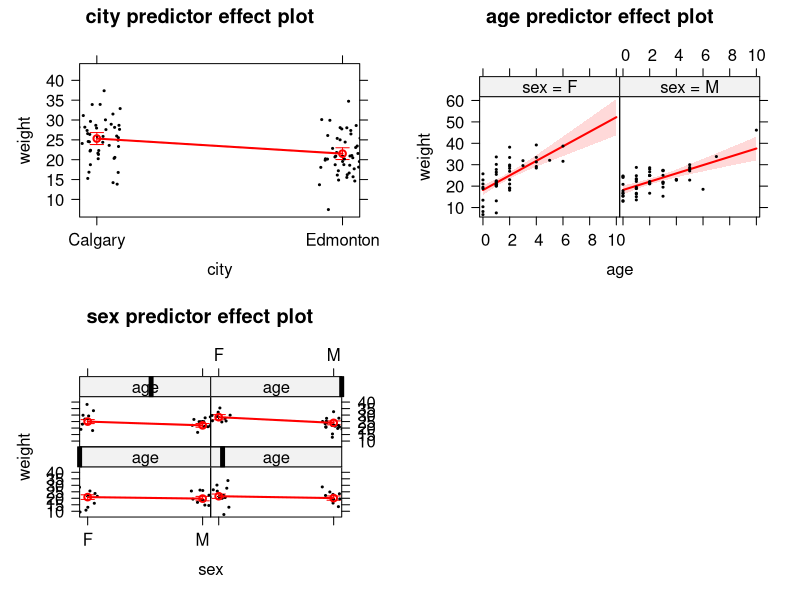
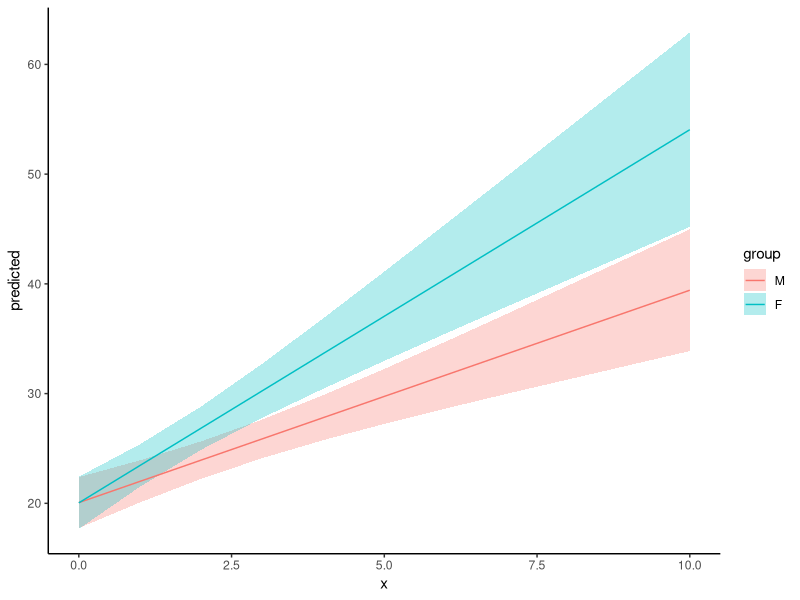
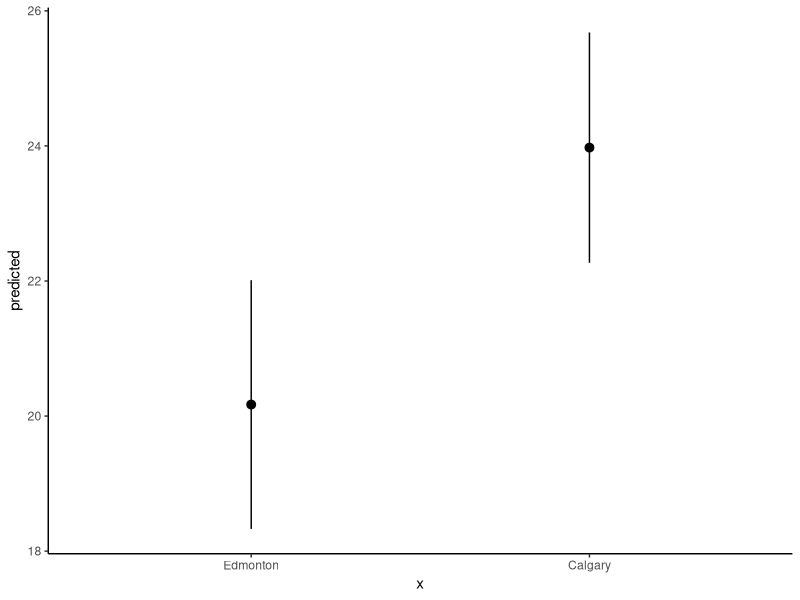

R code for these plots, in order:
# Generate some bat data
setwd("~/Documents/ecoStats2020/03 Linear models 2")

set.seed(1)
N <- 100 #Sample size
var1 <- sample(c('Edmonton','Calgary'),N,replace=TRUE) #Sampling site
var2 <- round(rexp(N,0.5)) #Age of bats
var3 <- sample(c('F','M'),N,replace=TRUE) #Sex
dat <- data.frame(city=var1,age=var2,sex=var3)
modMat <- model.matrix(~city+age*sex,data=dat)
coefs <- c(20,-3,3,0,-1) #Coefficients
sd <- 3
weight <- abs(rnorm(N,modMat%*%coefs,5)) #Reflecting boundary
weight[weight<5] <- weight[weight<5]+rexp(sum(weight<5),0.2) #Feed those tiny bats more food!
dat$weight <- weight
rm(var1,var2,var3,modMat,coefs,sd,N,weight) #Cleanup
write.csv(dat,file='batDat.csv')

batMod <- lm(weight~city+age*sex,data=dat)
summary(batMod)

#Partial effects plots - effects
library(effects)
batModEff <- predictorEffects(batMod,partial.residuals=TRUE) #Calculate partial effects
plot(batModEff,
     lines=list(col='red'), partial.residuals=list(pch=19,col='black',cex=0.25))

#Same thing using ggeffects
library(tidyverse)
theme_set(theme_classic())
library(ggeffects)

batModEff1 <- ggpredict(batMod,terms=c('age','sex')) %>% data.frame()
ggplot(batModEff1,aes(x=x,y=predicted))+
  geom_ribbon(aes(ymax=conf.high,ymin=conf.low,fill=group),alpha=0.3)+
  geom_line(aes(col=group))

batModEff2 <- ggpredict(batMod,terms=c('city')) %>% data.frame()
ggplot(batModEff2,aes(x=x,y=predicted))+
  geom_pointrange(aes(ymax=conf.high,ymin=conf.low))


#Bonus:
a <- c(rep('Na',16),rep(c('Batman!',rep('',7)),2))
for(i in 1:length(a)) print(a[i])
